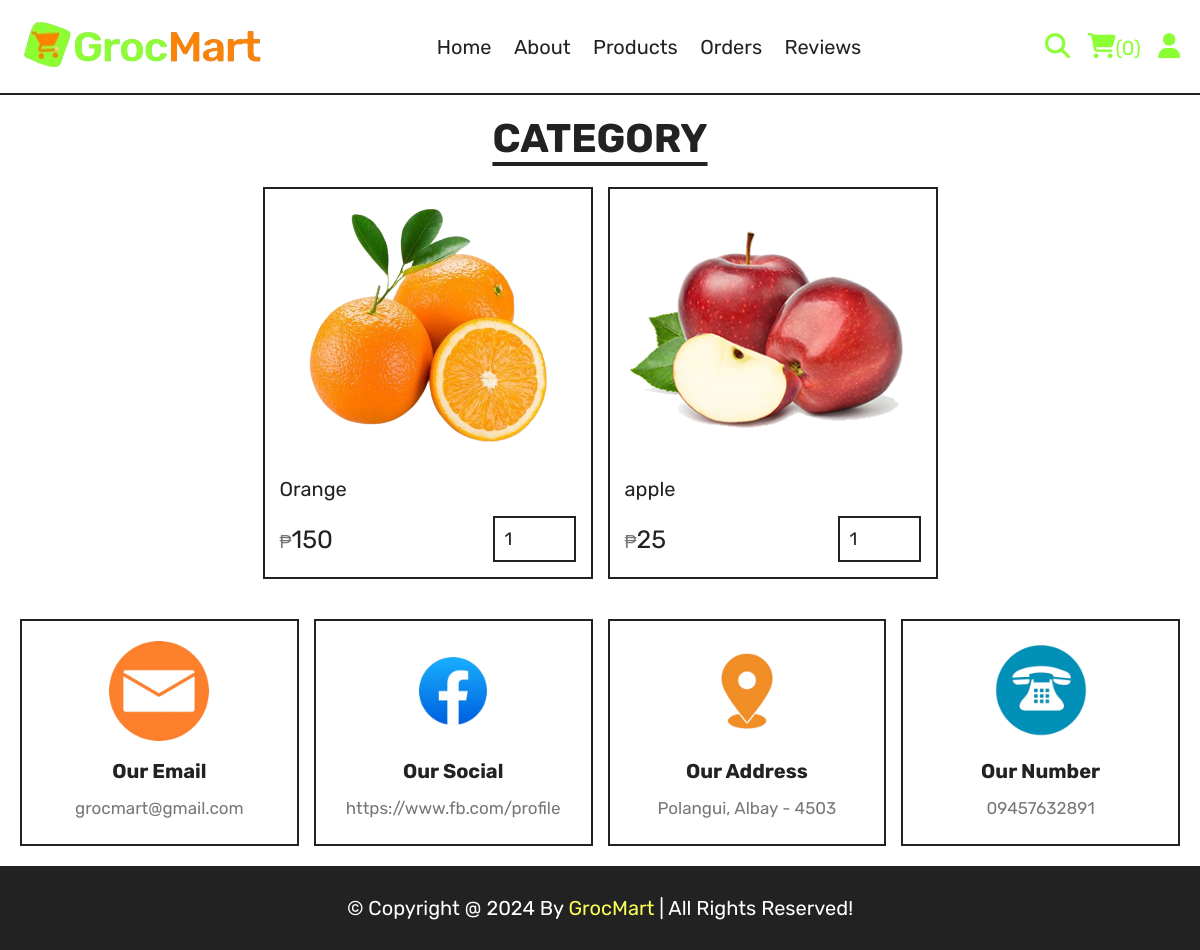
The app's page /category.php?category=Fruits, older data.
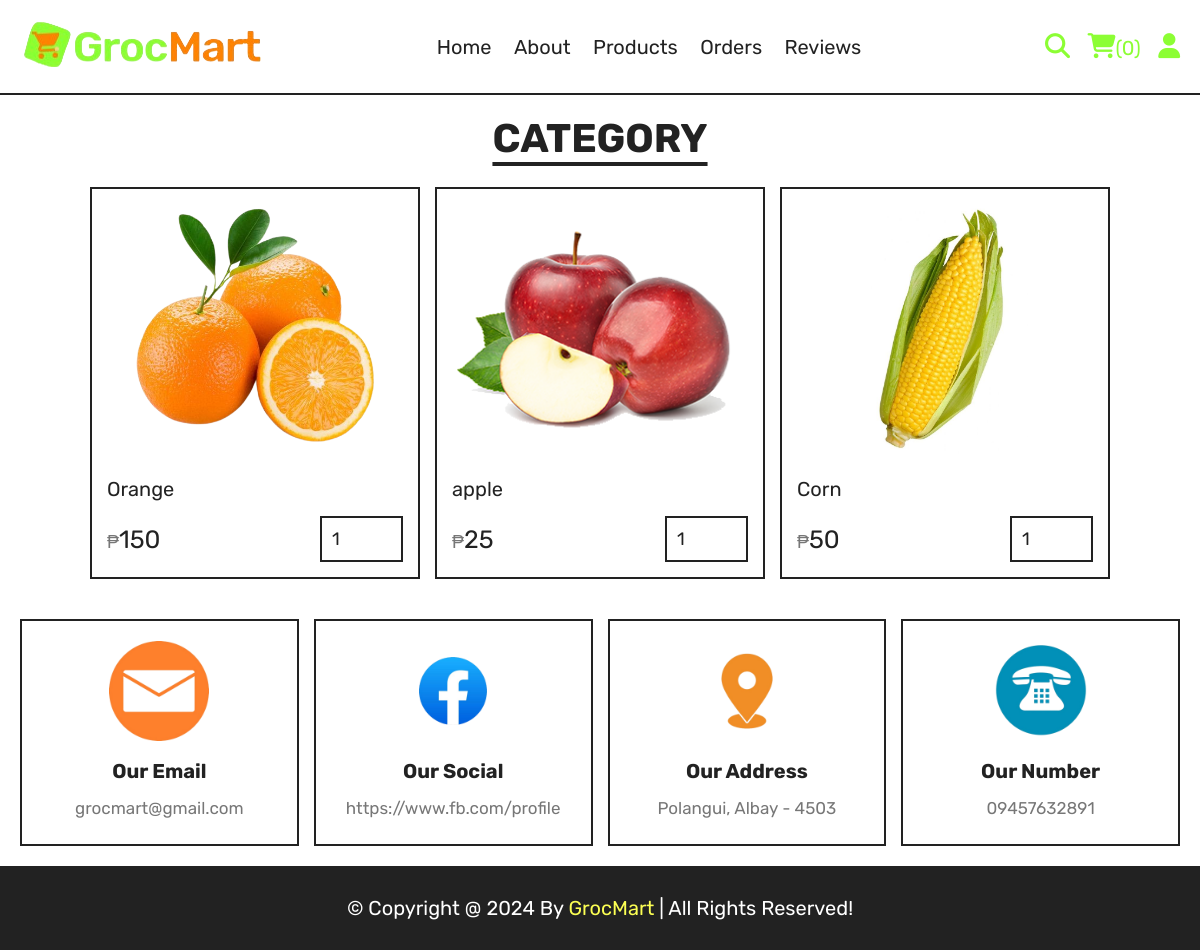
The same page, newer data.
### tables this page shows
CREATE TABLE `products` (
  `id` int(100) NOT NULL,
  `name` varchar(100) NOT NULL,
  `category` varchar(100) NOT NULL,
  `price` int(10) NOT NULL,
  `image` varchar(100) NOT NULL,
  `date_added` date NOT NULL DEFAULT current_timestamp(),
  `status` varchar(10) NOT NULL DEFAULT 'available',
  `stocks` int(30) NOT NULL,
  `description` varchar(50) NOT NULL
);

### category.php (the view, shortened to what this page needs)
<?php
include 'components/connect.php';
?>
<!DOCTYPE html>
<html lang="en">
<head>
   <link rel="stylesheet" href="https://cdnjs.cloudflare.com/ajax/libs/font-awesome/6.1.1/css/all.min.css">
   <link rel="stylesheet" href="css/style.css">
</head>
<body>
<?php include 'components/user_header.php'; ?>
<section class="products">
   <h1 class="title">Category</h1>
   <div class="box-container">
      <?php
         $category = $_GET['category'];
         $select_products = $conn->prepare("SELECT * FROM `products` WHERE category = ?");
         $select_products->execute([$category]);
         if($select_products->rowCount() > 0){
            while($fetch_products = $select_products->fetch(PDO::FETCH_ASSOC)){
      ?>
      <form action="" method="post" class="box">
         <img src="uploaded_img/<?= $fetch_products['image']; ?>" alt="">
         <div class="name"><?= $fetch_products['name']; ?></div>
         <div class="flex">
            <div class="price"><span>₱</span><?= $fetch_products['price']; ?></div>
            <input type="number" name="qty" class="qty" min="1" max="99" value="1" maxlength="2">
         </div>
      </form>
      <?php
            }
         }else{
            echo '<p class="empty">no products added yet!</p>';
         }
      ?>
   </div>
</section>
<?php include 'components/footer.php'; ?>
</body>
</html>

### components/user_header.php (shortened to what this page needs)
<header class="header">
   <section class="flex">
      <div class="logo">
      <image src="images/grocmart.png" alt="">
</div>
      <nav class="navbar">
         <a href="Home.php">Home</a>
         <a href="About.php">About</a>
         <a href="Menu.php">Products</a>
         <a href="Orders.php">Orders</a>
         <a href="Contact.php">Reviews</a>
      </nav>
      <div class="icons">
         <?php
            $count_cart_items = $conn->prepare("SELECT * FROM `cart` WHERE user_id = ?");
            $count_cart_items->execute([$user_id]);
            $total_cart_items = $count_cart_items->rowCount();
         ?>
         <a href="search.php"><i class="fas fa-search"></i></a>
         <a href="cart.php"><i class="fas fa-shopping-cart"></i><span>(<?= $total_cart_items; ?>)</span></a>
         <div id="user-btn" class="fas fa-user"></div>
      </div>
   </section>
</header>

### components/footer.php (shortened to what this page needs)
<footer class="footer">
   <section class="grid">
      <div class="box">
         <img src="images/email-1.png" alt="">
         <h3>our email</h3>
         <a href="grocmart@gmail.com">grocmart@gmail.com</a>
      </div>
      <div class="box">
         <img src="images/fbb.png" alt="">
         <h3>Our Social</h3>
         <p>https://www.fb.com/profile</p>
      </div>
      <div class="box">
         <img src="images/location.png" alt="">
         <h3>our address</h3>
         <a href="#">Polangui, Albay - 4503</a>
      </div>
      <div class="box">
         <img src="images/phone.png" alt="">
         <h3>our number</h3>
         <a href="tel:1234567890">09457632891</a>
      </div>
   </section>
   <div class="credit">&copy; copyright @ <?= date('Y'); ?> by <span>GrocMart</span> | all rights reserved!</div>
</footer>

### css/style.css (style rules this page uses)
:root { --yellow:#fcff53; --red:#fe6b40; --white:#fff; --black:#222; --orange:#ff8100; --light-color:#777; --green:#8cfe34; --border:.2rem solid var(--black); }
* { font-family: 'Rubik', sans-serif; margin:0; padding:0; box-sizing: border-box; outline: none; border: none; text-decoration: none; }
html { font-size: 62.5%; overflow-x: hidden; scroll-behavior: smooth; stop-opacity: 7rem; }
section { margin:0 auto; max-width: 1200px; padding:2rem; }
.title { text-align: center; margin-bottom: 2.5rem; font-size: 4rem; color:var(--black); text-transform: uppercase; text-decoration: underline; text-underline-offset: 1rem; }
.header { position: sticky; top:0; left:0; right:0; z-index: 1000; background-color: var(--white); border-bottom: var(--border); }
.header .flex { display: flex; align-items: center; justify-content: space-between; position: relative; }
.header .flex .logo { font-size: 2.5rem; color:var(--black); }
.header .flex .navbar a { font-size: 2rem; color:var(--black); margin:0 1rem; }
.header .flex .icons > * { margin-left: 1.5rem; font-size: 2.5rem; color:var(--green); cursor: pointer; }
.header .flex .icons span { font-size: 2rem; }
.products .box-container { display: grid; grid-template-columns: repeat(auto-fit, 33rem); justify-content: center; align-items: flex-start; gap:1.5rem; }
.products .box-container .box { border:var(--border); padding:1.5rem; position: relative; overflow: hidden; }
.products .box-container .box img { height: 25rem; width: 100%; object-fit: contain; margin-bottom: 1rem; }
.products .box-container .box .name { font-size: 2rem; color:var(--black); margin:1rem 0; }
.products .box-container .box .flex { display: flex; align-items: center; gap:1rem; margin-top: 1.5rem; }
.products .box-container .box .flex .price { margin-right: auto; font-size: 2.5rem; color:var(--black); }
.products .box-container .box .flex .price span { color:var(--light-color); font-size: 1.8rem; }
.products .box-container .box .flex .qty { padding:1rem; border:var(--border); font-size: 1.8rem; color:var(--black); }
.footer .grid { display: grid; grid-template-columns: repeat(auto-fit, minmax(27rem, 1fr)); gap:1.5rem; align-items: flex-start; }
.footer .grid .box { border:var(--border); padding:2rem; text-align: center; }
.footer .grid .box img { height: 10rem; width: 100%; object-fit: contain; margin-bottom: .5rem; }
.footer .grid .box h3 { margin:1rem 0; font-size: 2rem; color:var(--black); text-transform: capitalize; }
.footer .grid .box p, .footer .grid .box a { display: block; font-size: 1.7rem; color:var(--light-color); line-height: 1.8; }
.credit { padding:3rem 2rem; text-align: center; background-color: var(--black); color:var(--white); font-size: 2rem; text-transform: capitalize; }
.credit span { color:var(--yellow); }

Row changes from the older to the newer data that the page shows:
added products: image (picture), name "Corn", price "50"
